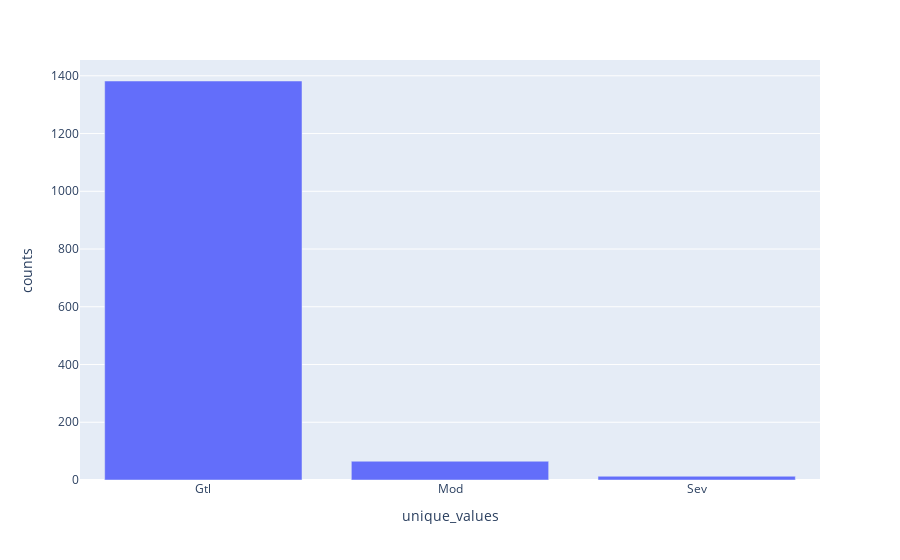

Source (notebook cell):
### Markdown cell above
### LandSlope

Die Land Slope bezieht sich auf die Neigung oder Steigung des Bodens auf einem Grundstück. Sie gibt Auskunft darüber, wie stark das Gelände ansteigt oder abfällt. Im Datensatz wird zwischen einer leichten (**Gtl**), mäßigen (**Mod**) und starken (**Sev**) Steigung unterschieden.

Die Angabe der Land Slope ist wichtig, um das Gelände eines Grundstücks zu beschreiben und potenzielle Auswirkungen auf die Bebauung und Nutzung zu berücksichtigen. Eine steile Hanglage kann beispielsweise den Bau von Gebäuden erschweren, die Entwässerung beeinflussen oder spezielle Maßnahmen erfordern, um das Grundstück zu befestigen. Auf der anderen Seite kann eine geringe Hangneigung die Bebauung und Nutzung eines Grundstücks erleichtern.

### Code cell
df_landSlope_barPlot = df_raw_property['LandSlope'].value_counts().rename_axis('unique_values').reset_index(name='counts')
fig = px.bar(df_landSlope_barPlot,'unique_values','counts')
fig.show()

### Figure 1 — Plotly figure (JSON) as saved in the notebook; plotly's stock layout.template omitted (floating-point values rounded to 4 significant figures)
{"data": [{"alignmentgroup": "True", "hovertemplate": "unique_values=%{x}<br>counts=%{y}<extra></extra>", "legendgroup": "", "marker": {"color": "#636efa", "pattern": {"shape": ""}}, "name": "", "offsetgroup": "", "orientation": "v", "showlegend": false, "textposition": "auto", "type": "bar", "x": ["Gtl", "Mod", "Sev"], "xaxis": "x", "y": [1382, 65, 13], "yaxis": "y"}], "layout": {"barmode": "relative", "legend": {"tracegroupgap": 0}, "margin": {"t": 60}, "xaxis": {"anchor": "y", "domain": [0, 1], "title": {"text": "unique_values"}}, "yaxis": {"anchor": "x", "domain": [0, 1], "title": {"text": "counts"}}}}
